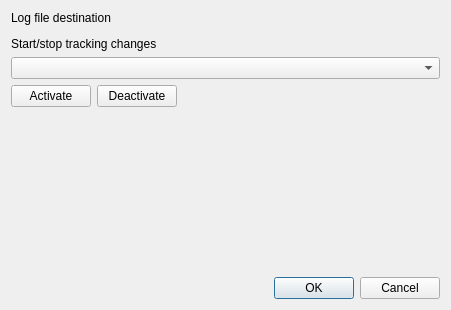
<?xml version="1.0" encoding="UTF-8"?>
<ui version="4.0">
 <class>SetupTrackingChanges</class>
 <widget class="QDialog" name="SetupTrackingChanges">
  <property name="geometry">
   <rect>
    <x>0</x>
    <y>0</y>
    <width>451</width>
    <height>310</height>
   </rect>
  </property>
  <property name="windowTitle">
   <string>Setup Tracking Changes</string>
  </property>
  <layout class="QGridLayout" name="gridLayout">
   <item row="0" column="0">
    <layout class="QVBoxLayout" name="verticalLayout">
     <item>
      <widget class="QLabel" name="label">
       <property name="text">
        <string>Log file destination</string>
       </property>
      </widget>
     </item>
     <item>
      <widget class="QgsFileWidget" name="mQgsLogFile"/>
     </item>
     <item>
      <widget class="QLabel" name="label_2">
       <property name="text">
        <string>Start/stop tracking changes</string>
       </property>
      </widget>
     </item>
     <item>
      <layout class="QHBoxLayout" name="horizontalLayout_3">
       <item>
        <widget class="QComboBox" name="cbVectorLayers"/>
       </item>
      </layout>
     </item>
     <item>
      <layout class="QHBoxLayout" name="horizontalLayout_2">
       <item>
        <widget class="QPushButton" name="pbActivate">
         <property name="text">
          <string>Activate</string>
         </property>
        </widget>
       </item>
       <item>
        <widget class="QPushButton" name="pbDeactivate">
         <property name="text">
          <string>Deactivate</string>
         </property>
        </widget>
       </item>
       <item>
        <spacer name="horizontalSpacer_2">
         <property name="orientation">
          <enum>Qt::Horizontal</enum>
         </property>
         <property name="sizeHint" stdset="0">
          <size>
           <width>40</width>
           <height>20</height>
          </size>
         </property>
        </spacer>
       </item>
      </layout>
     </item>
     <item>
      <spacer name="verticalSpacer">
       <property name="orientation">
        <enum>Qt::Vertical</enum>
       </property>
       <property name="sizeHint" stdset="0">
        <size>
         <width>17</width>
         <height>67</height>
        </size>
       </property>
      </spacer>
     </item>
     <item>
      <layout class="QHBoxLayout" name="horizontalLayout">
       <item>
        <spacer name="horizontalSpacer">
         <property name="orientation">
          <enum>Qt::Horizontal</enum>
         </property>
         <property name="sizeHint" stdset="0">
          <size>
           <width>40</width>
           <height>20</height>
          </size>
         </property>
        </spacer>
       </item>
       <item>
        <widget class="QDialogButtonBox" name="buttonBox">
         <property name="orientation">
          <enum>Qt::Horizontal</enum>
         </property>
         <property name="standardButtons">
          <set>QDialogButtonBox::Cancel|QDialogButtonBox::Ok</set>
         </property>
        </widget>
       </item>
      </layout>
     </item>
    </layout>
   </item>
  </layout>
 </widget>
 <customwidgets>
  <customwidget>
   <class>QgsFileWidget</class>
   <extends>QWidget</extends>
   <header>qgsfilewidget.h</header>
  </customwidget>
 </customwidgets>
 <resources/>
 <connections>
  <connection>
   <sender>buttonBox</sender>
   <signal>accepted()</signal>
   <receiver>SetupTrackingChanges</receiver>
   <slot>accept()</slot>
   <hints>
    <hint type="sourcelabel">
     <x>248</x>
     <y>254</y>
    </hint>
    <hint type="destinationlabel">
     <x>157</x>
     <y>274</y>
    </hint>
   </hints>
  </connection>
  <connection>
   <sender>buttonBox</sender>
   <signal>rejected()</signal>
   <receiver>SetupTrackingChanges</receiver>
   <slot>reject()</slot>
   <hints>
    <hint type="sourcelabel">
     <x>316</x>
     <y>260</y>
    </hint>
    <hint type="destinationlabel">
     <x>286</x>
     <y>274</y>
    </hint>
   </hints>
  </connection>
 </connections>
</ui>
